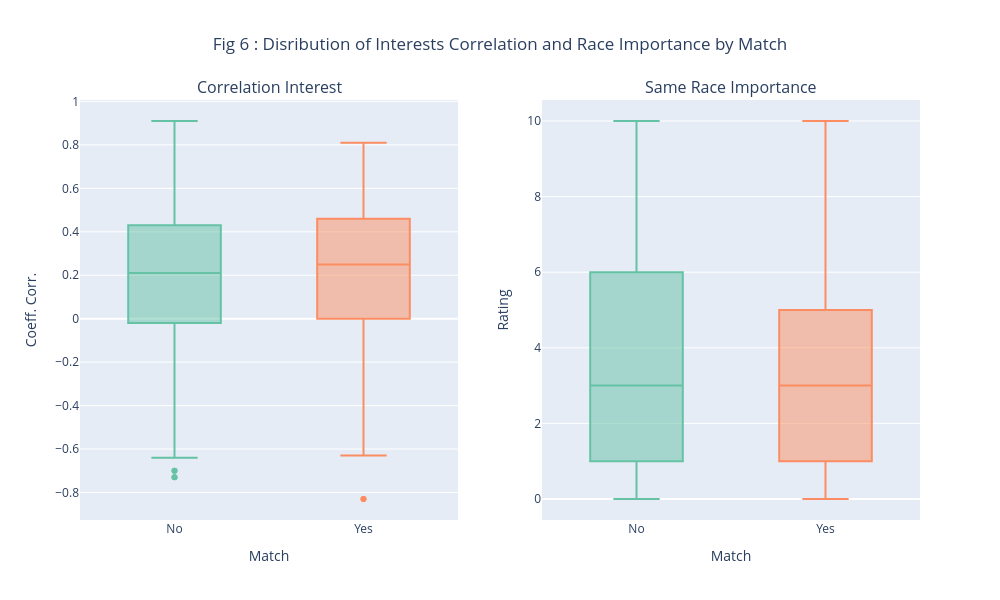

Source (notebook cell):
### Code cell
fig6 = make_subplots(rows=1, cols=2,subplot_titles=('Correlation Interest','Same Race Importance'))

fig61=px.box(df_share11,x='match',y='int_corr', range_y=[0,1],width=500,color='match',color_discrete_sequence = px.colors.qualitative.Set2)

fig62=px.box(df_share11,range_y=[0,10],x='match',y='imprace',width=500,color='match',color_discrete_sequence = px.colors.qualitative.Set2)

for trace in fig61.data:
    fig6.add_trace(trace, row=1, col=1)

for trace in fig62.data:
    fig6.add_trace(trace, row=1, col=2)

fig6.update_layout(
    height=600,
    width=1000,
    title_text="Fig 6 : Disribution of Interests Correlation and Race Importance by Match ",
    title_x=0.5,
    xaxis_title="Match",
    xaxis2_title="Match",
    yaxis_title="Coeff. Corr.",
    yaxis2_title="Rating",
    legend_title="Match",
    legend_visible=False


    )
fig6.show()

### Figure 1 — Plotly figure (JSON) as saved in the notebook; plotly's stock layout.template omitted (floating-point values rounded to 4 significant figures; data arrays with more than 128 entries replaced by an {"elided": "..."} marker saying what was removed)
{"data": [{"alignmentgroup": "True", "hovertemplate": "match=%{x}<br>int_corr=%{y}<extra></extra>", "legendgroup": "No", "marker": {"color": "rgb(102,194,165)"}, "name": "No", "notched": false, "offsetgroup": "No", "orientation": "v", "showlegend": true, "type": "box", "x": {"elided": "6870 str values"}, "x0": " ", "xaxis": "x", "y": {"elided": "6870 float values"}, "y0": " ", "yaxis": "y"}, {"alignmentgroup": "True", "hovertemplate": "match=%{x}<br>int_corr=%{y}<extra></extra>", "legendgroup": "Yes", "marker": {"color": "rgb(252,141,98)"}, "name": "Yes", "notched": false, "offsetgroup": "Yes", "orientation": "v", "showlegend": true, "type": "box", "x": {"elided": "1350 str values"}, "x0": " ", "xaxis": "x", "y": {"elided": "1350 float values"}, "y0": " ", "yaxis": "y"}, {"alignmentgroup": "True", "hovertemplate": "match=%{x}<br>imprace=%{y}<extra></extra>", "legendgroup": "No", "marker": {"color": "rgb(102,194,165)"}, "name": "No", "notched": false, "offsetgroup": "No", "orientation": "v", "showlegend": true, "type": "box", "x": {"elided": "6870 str values"}, "x0": " ", "xaxis": "x2", "y": {"elided": "6870 float values"}, "y0": " ", "yaxis": "y2"}, {"alignmentgroup": "True", "hovertemplate": "match=%{x}<br>imprace=%{y}<extra></extra>", "legendgroup": "Yes", "marker": {"color": "rgb(252,141,98)"}, "name": "Yes", "notched": false, "offsetgroup": "Yes", "orientation": "v", "showlegend": true, "type": "box", "x": {"elided": "1350 str values"}, "x0": " ", "xaxis": "x2", "y": {"elided": "1350 float values"}, "y0": " ", "yaxis": "y2"}], "layout": {"annotations": [{"font": {"size": 16}, "showarrow": false, "text": "Correlation Interest", "x": 0.225, "xanchor": "center", "xref": "paper", "y": 1, "yanchor": "bottom", "yref": "paper"}, {"font": {"size": 16}, "showarrow": false, "text": "Same Race Importance", "x": 0.775, "xanchor": "center", "xref": "paper", "y": 1, "yanchor": "bottom", "yref": "paper"}], "height": 600, "legend": {"title": {"text": "Match"}, "visible": false}, "title": {"text": "Fig 6 : Disribution of Interests Correlation and Race Importance by Match ", "x": 0.5}, "width": 1000, "xaxis": {"anchor": "y", "domain": [0, 0.45], "title": {"text": "Match"}}, "xaxis2": {"anchor": "y2", "domain": [0.55, 1], "title": {"text": "Match"}}, "yaxis": {"anchor": "x", "domain": [0, 1], "title": {"text": "Coeff. Corr."}}, "yaxis2": {"anchor": "x2", "domain": [0, 1], "title": {"text": "Rating"}}}}
